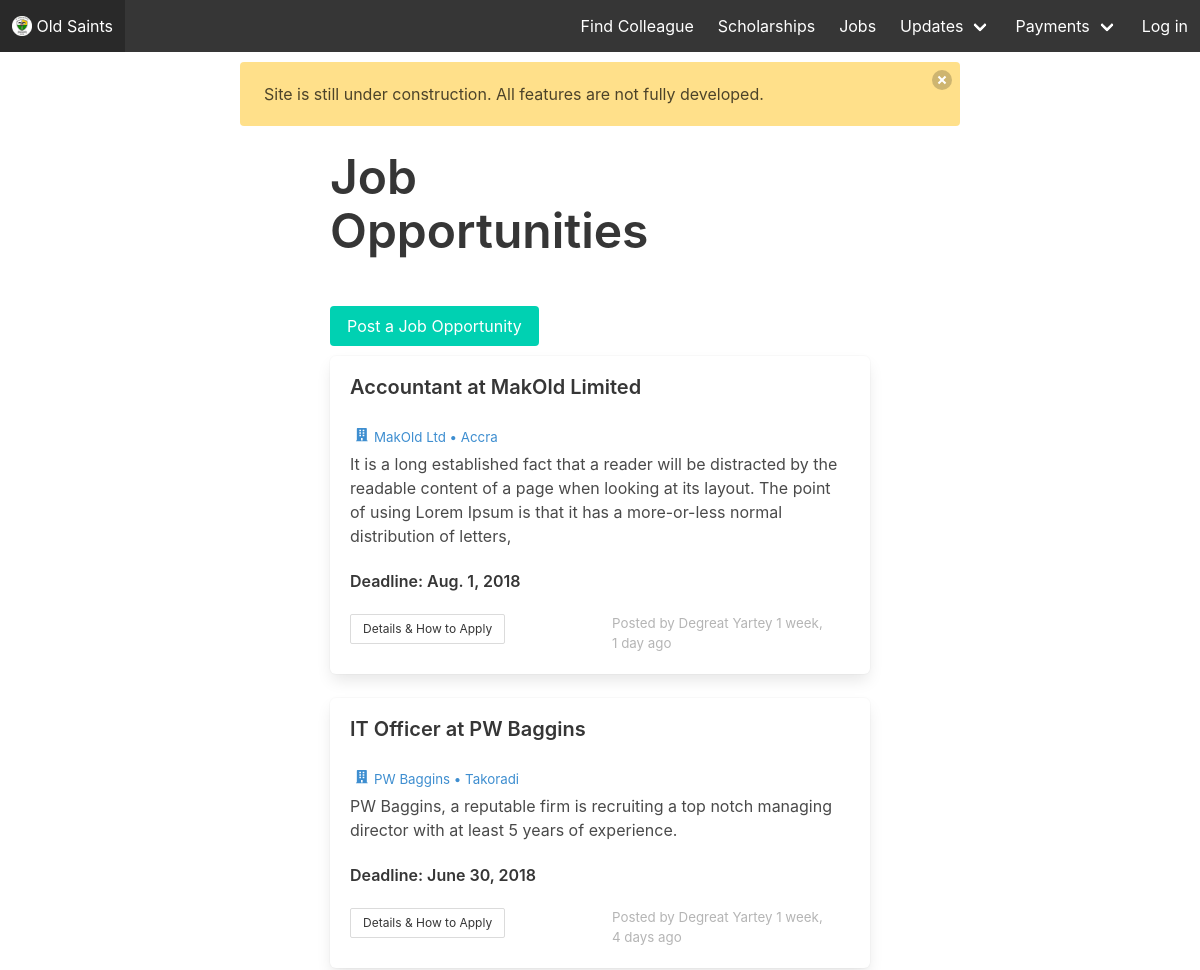
The page /jobs/ (upper part) on the database as committed earlier.
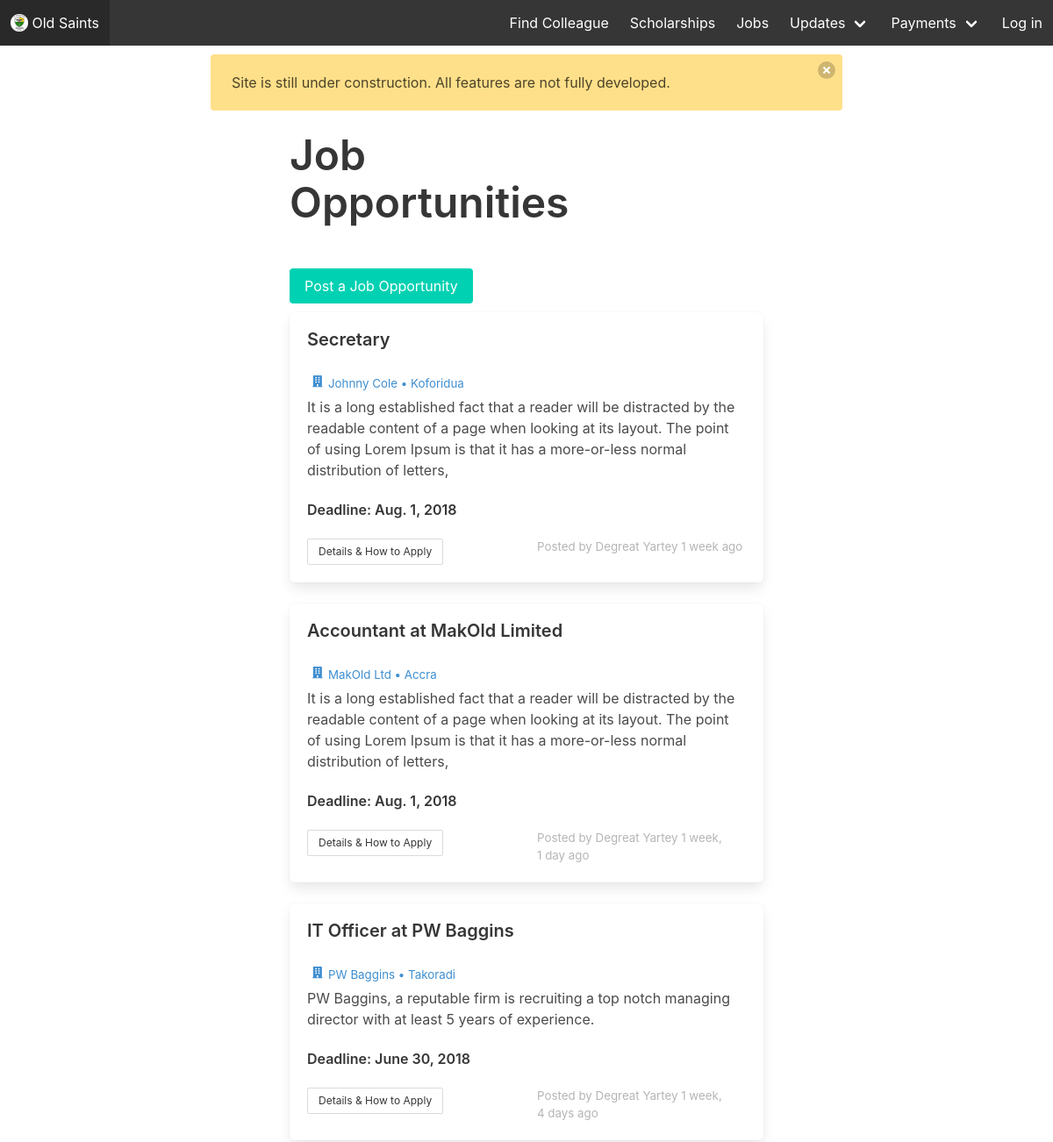
The same page on the database as committed later.
### web/models.py (models this page shows, shortened)
class Job(models.Model):
    post_title = models.CharField(max_length=70)
    position = models.CharField(max_length=70)
    short_description = models.CharField(max_length=250)
    job_description = models.TextField()
    salary_range = models.CharField(max_length=60)
    location = models.CharField(max_length=70)
    company = models.CharField(max_length=70)
    how_to_apply = models.CharField(max_length=70)
    date_added = models.DateTimeField(auto_now_add=True)
    qualifications = models.CharField(max_length=100)
    deadline = models.DateField()
    posted_by = models.ForeignKey(Alumnum, related_name="jobs", on_delete=models.CASCADE)
    class Meta:
        ordering = ('-date_added', )

class Alumnum(models.Model):
    user = models.OneToOneField(User, related_name="alumnum", on_delete=models.CASCADE)
    mobile = models.CharField(max_length=17)
    telephone = models.CharField(max_length=17, blank=True)
    whatsapp = models.CharField(max_length=17, blank=True)
    facebook = models.CharField(max_length=100, blank=True)
    twitter = models.CharField(max_length=100, blank=True)
    instagram = models.CharField(max_length=100, blank=True)
    address_line_1 = models.CharField(max_length=50)
    address_line_2 = models.CharField(max_length=50)
    year_of_completion = models.IntegerField()
    exam_type = models.CharField(max_length=20) # o/a level, sss, wassce
    house = models.ForeignKey(House, related_name="alumni", on_delete=models.CASCADE)
    chapter = models.ForeignKey(Chapter, related_name="alumni", on_delete=models.CASCADE)
    member_id = models.CharField(max_length=20)
    profession = models.CharField(max_length=100)
    nickname = models.CharField(max_length=70, blank=True)
    reference_1 = models.TextField(blank=True)
    reference_2 = models.TextField(blank=True)
    verified = models.BooleanField(default=False)
    class Meta:
        verbose_name_plural = "Alumni"
    def __str__(self):
        return self.user.get_full_name()

### web/views.py (the view)
# urls.py: url(r'^jobs/$', views.jobs, name="jobs"),
def jobs(request):
    context = {
        "jobs": Job.objects.all()
    }
    return render(request, "web/jobs.html", context)

### web/templates/web/jobs.html
{% extends "web/base.html" %} {% block main_title %} Jobs {% endblock main_title %} {% block content %}
<div class="container centered-div">
    <div style="margin-top: 10px;">
        <p class="is-1 title" style="margin-bottom: 1em;">
            Job <br>Opportunities
        </p>
        <a href="{% url 'web:create_job_post' %}" class="button is-primary">Post a Job Opportunity</a>
    </div>
    {% for job in jobs %}
    <div class="box" style="margin-top: 10px;">
        <h5 class="is-5 title">{{ job.post_title }}</h5>
        <p style="font-size: 10pt; margin-bottom: 5px;" class="has-text-info">
            <span class="icon">
                <i class="fas fa-building"></i>
            </span>{{ job.company }} &bull; {{ job.location }}</p>
        <p>{{ job.short_description }}</p>
        <br>
        <p class="is-6 title">Deadline: {{job.deadline}}</p>
        <div class="columns">
            <div class="column">
                <a class="button is-small" href="{% url 'web:job_detail' job.id %}">Details &amp; How to Apply</a>
            </div>
            <div class="column">
                <p class="has-text-grey-light" style="font-size: 10pt;">Posted by {{job.posted_by}} {{job.date_added|timesince}} ago</p>
            </div>
        </div>
    </div>
    {% endfor %}
</div>
{% endblock content %}

Rows that differ between the two databases and show on the page:
added Job: post_title "Secretary", company "Johnny Cole", location "Koforidua", short_description "It is a long established fact that a reader will be distracted by the readable content of a page when looking at its layout. The point of using Lorem Ipsum is that it has a more-or-less normal distribution of letters,", deadline "Aug. 1, 2018", posted_by "Degreat Yartey", date_added "1 week"
